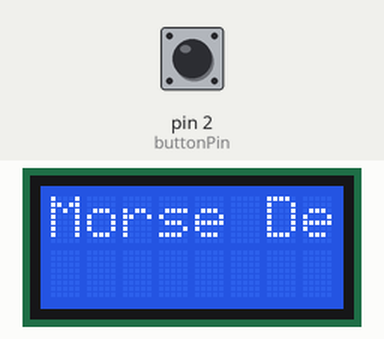
This sketch was run on a simulated Arduino Uno, built with avr-gcc and run on an emulated ATmega328P. Parts: 8×2 character LCD. The inputs (shaded band) are chosen by the test bench; at power-on: pin 2 (buttonPin) HIGH.

Above: at 1.2 s.
1.3 s: pin 2 (buttonPin) pulled LOW for 0.15 s
At 2.6 s:
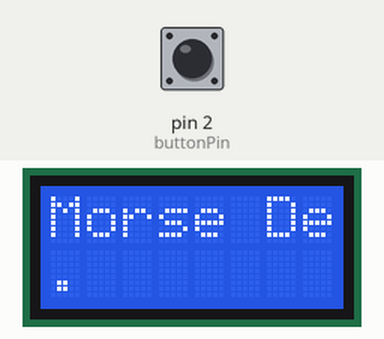
2.9 s: pin 2 (buttonPin) pulled LOW for 1 s
At 5.0 s:
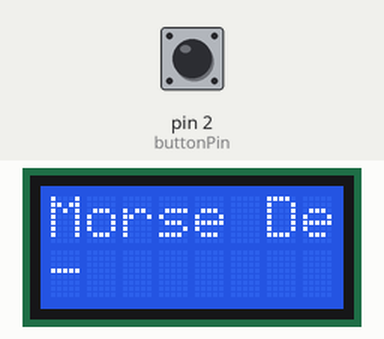
Timing chart, 0 to 6.5 s (numbered marks = the images above; inputs shaded):
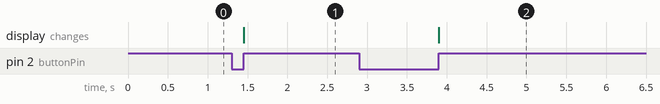

Measured:
- after the input at 1.3 s, the display: changes after 0.15 s (image 1)
- after the input at 2.9 s, the display: changes after 1.0 s (image 2)

The sketch:

morse_test_another.ino
```cpp
#include <Wire.h>
#include <LiquidCrystal_I2C.h>
LiquidCrystal_I2C lcd(0x27, 8, 2); // LCDのI2Cアドレスは0x27。16x2のLCDを仮定。
const int buttonPin = 2; // ボタンが接続されているピン
bool buttonState = false;
unsigned long pressStartTime;
unsigned long debounceDelay = 50; // デバウンス用
unsigned long shortPressDuration = 500; // 短点（・）の基準時間
unsigned long longPressDuration = 1500; // 長点（－）の基準時間
void setup() {
 pinMode(buttonPin, INPUT_PULLUP); // プルアップでボタン接続
 lcd.begin();
 lcd.backlight();
 lcd.setCursor(0, 0);
 lcd.print("Morse Decoder");
}
void loop() {
 bool currentButtonState = !digitalRead(buttonPin); // 押されるとLOWになる
 if (currentButtonState && !buttonState) {
   // ボタンが押された瞬間
   pressStartTime = millis();
 } else if (!currentButtonState && buttonState) {
   // ボタンが離された瞬間
   unsigned long pressDuration = millis() - pressStartTime;
   if (pressDuration >= debounceDelay) {
     if (pressDuration < shortPressDuration) {
       // 短い押し（・）
       lcd.setCursor(0, 1);
       lcd.print(".");
     } else if (pressDuration >= shortPressDuration && pressDuration < longPressDuration) {
       // 長い押し（－）
       lcd.setCursor(0, 1);
       lcd.print("-");
     }
   }
 }
 buttonState = currentButtonState; // ボタンの状態を更新
}
```
